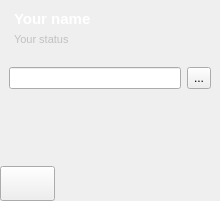
      <widget class="QFrame" name="statusPanel">
       <property name="sizePolicy">
        <sizepolicy hsizetype="Minimum" vsizetype="Preferred">
         <horstretch>0</horstretch>
         <verstretch>0</verstretch>
        </sizepolicy>
       </property>
       <layout class="QVBoxLayout" name="verticalLayout_6">
        <property name="spacing">
         <number>0</number>
        </property>
        <property name="leftMargin">
         <number>0</number>
        </property>
        <property name="topMargin">
         <number>0</number>
        </property>
        <property name="rightMargin">
         <number>0</number>
        </property>
        <property name="bottomMargin">
         <number>0</number>
        </property>
        <item>
         <widget class="QWidget" name="statusHead" native="true">
          <property name="enabled">
           <bool>true</bool>
          </property>
          <property name="sizePolicy">
           <sizepolicy hsizetype="MinimumExpanding" vsizetype="Fixed">
            <horstretch>0</horstretch>
            <verstretch>0</verstretch>
           </sizepolicy>
          </property>
          <layout class="QGridLayout" name="gridLayout_2">
           <item row="0" column="0">
            <layout class="QHBoxLayout" name="myProfile">
             <property name="spacing">
              <number>0</number>
             </property>
             <item>
              <spacer name="horizontalSpacer_4">
               <property name="orientation">
                <enum>Qt::Horizontal</enum>
               </property>
               <property name="sizeType">
                <enum>QSizePolicy::Maximum</enum>
               </property>
               <property name="sizeHint" stdset="0">
                <size>
                 <width>5</width>
                 <height>20</height>
                </size>
               </property>
              </spacer>
             </item>
             <item>
              <layout class="QVBoxLayout" name="verticalLayout" stretch="1,1">
               <property name="spacing">
                <number>0</number>
               </property>
               <item>
                <widget class="CroppingLabel" name="nameLabel">
                 <property name="enabled">
                  <bool>true</bool>
                 </property>
                 <property name="sizePolicy">
                  <sizepolicy hsizetype="MinimumExpanding" vsizetype="Preferred">
                   <horstretch>1</horstretch>
                   <verstretch>0</verstretch>
                  </sizepolicy>
                 </property>
                 <property name="palette">
                  <palette>
                   <active>
                    <colorrole role="WindowText">
                     <brush brushstyle="SolidPattern">
                      <color alpha="255">
                       <red>255</red>
                       <green>255</green>
                       <blue>255</blue>
                      </color>
                     </brush>
                    </colorrole>
                    <colorrole role="Button">
                     <brush brushstyle="SolidPattern">
                      <color alpha="255">
                       <red>255</red>
                       <green>255</green>
                       <blue>255</blue>
                      </color>
                     </brush>
                    </colorrole>
                    <colorrole role="Light">
                     <brush brushstyle="SolidPattern">
                      <color alpha="255">
                       <red>255</red>
                       <green>255</green>
                       <blue>255</blue>
                      </color>
                     </brush>
                    </colorrole>
                    <colorrole role="Midlight">
                     <brush brushstyle="SolidPattern">
                      <color alpha="255">
                       <red>255</red>
                       <green>255</green>
                       <blue>255</blue>
                      </color>
                     </brush>
                    </colorrole>
                    <colorrole role="Dark">
                     <brush brushstyle="SolidPattern">
                      <color alpha="255">
                       <red>255</red>
                       <green>255</green>
                       <blue>255</blue>
                      </color>
                     </brush>
                    </colorrole>
                    <colorrole role="Mid">
                     <brush brushstyle="SolidPattern">
                      <color alpha="255">
                       <red>255</red>
                       <green>255</green>
                       <blue>255</blue>
                      </color>
                     </brush>
                    </colorrole>
                    <colorrole role="Text">
                     <brush brushstyle="SolidPattern">
                      <color alpha="255">
                       <red>255</red>
                       <green>255</green>
                       <blue>255</blue>
                      </color>
                     </brush>
                    </colorrole>
                    <colorrole role="ButtonText">
                     <brush brushstyle="SolidPattern">
                      <color alpha="255">
                       <red>255</red>
                       <green>255</green>
                       <blue>255</blue>
                      </color>
                     </brush>
                    </colorrole>
                    <colorrole role="Base">
                     <brush brushstyle="SolidPattern">
                      <color alpha="255">
                       <red>255</red>
                       <green>255</green>
                       <blue>255</blue>
                      </color>
                     </brush>
                    </colorrole>
                    <colorrole role="Window">
                     <brush brushstyle="SolidPattern">
                      <color alpha="255">
                       <red>255</red>
                       <green>255</green>
                       <blue>255</blue>
                      </color>
                     </brush>
                    </colorrole>
                    <colorrole role="Shadow">
                     <brush brushstyle="SolidPattern">
                      <color alpha="255">
                       <red>255</red>
                       <green>255</green>
                       <blue>255</blue>
                      </color>
                     </brush>
                    </colorrole>
                    <colorrole role="Highlight">
                     <brush brushstyle="SolidPattern">
                      <color alpha="255">
                       <red>255</red>
                       <green>255</green>
                       <blue>255</blue>
                      </color>
                     </brush>
                    </colorrole>
                    <colorrole role="AlternateBase">
                     <brush brushstyle="SolidPattern">
                      <color alpha="255">
                       <red>255</red>
                       <green>255</green>
                       <blue>255</blue>
                      </color>
                     </brush>
                    </colorrole>
                    <colorrole role="NoRole">
                     <brush brushstyle="SolidPattern">
                      <color alpha="255">
                       <red>255</red>
                       <green>255</green>
                       <blue>255</blue>
                      </color>
                     </brush>
                    </colorrole>
                    <colorrole role="ToolTipText">
                     <brush brushstyle="SolidPattern">
                      <color alpha="255">
                       <red>255</red>
                       <green>255</green>
                       <blue>255</blue>
                      </color>
                     </brush>
                    </colorrole>
                   </active>
                   <inactive>
                    <colorrole role="WindowText">
                     <brush brushstyle="SolidPattern">
                      <color alpha="255">
                       <red>255</red>
                       <green>255</green>
                       <blue>255</blue>
                      </color>
                     </brush>
                    </colorrole>
                    <colorrole role="Button">
                     <brush brushstyle="SolidPattern">
                      <color alpha="255">
                       <red>255</red>
                       <green>255</green>
                       <blue>255</blue>
                      </color>
                     </brush>
                    </colorrole>
                    <colorrole role="Light">
                     <brush brushstyle="SolidPattern">
                      <color alpha="255">
                       <red>255</red>
                       <green>255</green>
                       <blue>255</blue>
                      </color>
                     </brush>
                    </colorrole>
                    <colorrole role="Midlight">
                     <brush brushstyle="SolidPattern">
                      <color alpha="255">
                       <red>255</red>
                       <green>255</green>
                       <blue>255</blue>
                      </color>
                     </brush>
                    </colorrole>
                    <colorrole role="Dark">
                     <brush brushstyle="SolidPattern">
                      <color alpha="255">
                       <red>255</red>
                       <green>255</green>
                       <blue>255</blue>
                      </color>
                     </brush>
                    </colorrole>
                    <colorrole role="Mid">
                     <brush brushstyle="SolidPattern">
                      <color alpha="255">
                       <red>255</red>
                       <green>255</green>
                       <blue>255</blue>
                      </color>
                     </brush>
                    </colorrole>
                    <colorrole role="Text">
                     <brush brushstyle="SolidPattern">
                      <color alpha="255">
                       <red>255</red>
                       <green>255</green>
                       <blue>255</blue>
                      </color>
                     </brush>
                    </colorrole>
                    <colorrole role="ButtonText">
                     <brush brushstyle="SolidPattern">
                      <color alpha="255">
                       <red>255</red>
                       <green>255</green>
                       <blue>255</blue>
                      </color>
                     </brush>
                    </colorrole>
                    <colorrole role="Base">
                     <brush brushstyle="SolidPattern">
                      <color alpha="255">
                       <red>255</red>
                       <green>255</green>
                       <blue>255</blue>
                      </color>
                     </brush>
                    </colorrole>
                    <colorrole role="Window">
                     <brush brushstyle="SolidPattern">
                      <color alpha="255">
                       <red>255</red>
                       <green>255</green>
                       <blue>255</blue>
                      </color>
                     </brush>
                    </colorrole>
                    <colorrole role="Shadow">
                     <brush brushstyle="SolidPattern">
                      <color alpha="255">
                       <red>255</red>
                       <green>255</green>
                       <blue>255</blue>
                      </color>
                     </brush>
                    </colorrole>
                    <colorrole role="Highlight">
                     <brush brushstyle="SolidPattern">
                      <color alpha="255">
                       <red>255</red>
                       <green>255</green>
                       <blue>255</blue>
                      </color>
                     </brush>
                    </colorrole>
                    <colorrole role="AlternateBase">
                     <brush brushstyle="SolidPattern">
                      <color alpha="255">
                       <red>255</red>
                       <green>255</green>
                       <blue>255</blue>
                      </color>
                     </brush>
                    </colorrole>
                    <colorrole role="NoRole">
                     <brush brushstyle="SolidPattern">
                      <color alpha="255">
                       <red>255</red>
                       <green>255</green>
                       <blue>255</blue>
                      </color>
                     </brush>
                    </colorrole>
                    <colorrole role="ToolTipText">
                     <brush brushstyle="SolidPattern">
                      <color alpha="255">
                       <red>255</red>
                       <green>255</green>
                       <blue>255</blue>
                      </color>
                     </brush>
                    </colorrole>
                   </inactive>
                   <disabled>
                    <colorrole role="WindowText">
                     <brush brushstyle="SolidPattern">
                      <color alpha="255">
                       <red>255</red>
                       <green>255</green>
                       <blue>255</blue>
                      </color>
                     </brush>
                    </colorrole>
                    <colorrole role="Button">
                     <brush brushstyle="SolidPattern">
                      <color alpha="255">
                       <red>255</red>
                       <green>255</green>
                       <blue>255</blue>
                      </color>
                     </brush>
                    </colorrole>
                    <colorrole role="Light">
                     <brush brushstyle="SolidPattern">
                      <color alpha="255">
                       <red>255</red>
                       <green>255</green>
                       <blue>255</blue>
                      </color>
                     </brush>
                    </colorrole>
                    <colorrole role="Midlight">
                     <brush brushstyle="SolidPattern">
                      <color alpha="255">
                       <red>255</red>
                       <green>255</green>
                       <blue>255</blue>
                      </color>
                     </brush>
                    </colorrole>
                    <colorrole role="Dark">
                     <brush brushstyle="SolidPattern">
                      <color alpha="255">
                       <red>255</red>
                       <green>255</green>
                       <blue>255</blue>
                      </color>
                     </brush>
                    </colorrole>
                    <colorrole role="Mid">
                     <brush brushstyle="SolidPattern">
                      <color alpha="255">
                       <red>255</red>
                       <green>255</green>
                       <blue>255</blue>
                      </color>
                     </brush>
                    </colorrole>
                    <colorrole role="Text">
                     <brush brushstyle="SolidPattern">
                      <color alpha="255">
                       <red>255</red>
                       <green>255</green>
                       <blue>255</blue>
                      </color>
                     </brush>
                    </colorrole>
                    <colorrole role="ButtonText">
                     <brush brushstyle="SolidPattern">
                      <color alpha="255">
                       <red>255</red>
                       <green>255</green>
                       <blue>255</blue>
                      </color>
                     </brush>
                    </colorrole>
                    <colorrole role="Base">
                     <brush brushstyle="SolidPattern">
                      <color alpha="255">
                       <red>255</red>
                       <green>255</green>
                       <blue>255</blue>
                      </color>
                     </brush>
                    </colorrole>
                    <colorrole role="Window">
                     <brush brushstyle="SolidPattern">
                      <color alpha="255">
                       <red>255</red>
                       <green>255</green>
                       <blue>255</blue>
                      </color>
                     </brush>
                    </colorrole>
                    <colorrole role="Shadow">
                     <brush brushstyle="SolidPattern">
                      <color alpha="255">
                       <red>255</red>
                       <green>255</green>
                       <blue>255</blue>
                      </color>
                     </brush>
                    </colorrole>
                    <colorrole role="Highlight">
                     <brush brushstyle="SolidPattern">
                      <color alpha="255">
                       <red>240</red>
                       <green>240</green>
                       <blue>240</blue>
                      </color>
                     </brush>
                    </colorrole>
                    <colorrole role="AlternateBase">
                     <brush brushstyle="SolidPattern">
                      <color alpha="255">
                       <red>255</red>
                       <green>255</green>
                       <blue>255</blue>
                      </color>
                     </brush>
                    </colorrole>
                    <colorrole role="NoRole">
                     <brush brushstyle="SolidPattern">
                      <color alpha="255">
                       <red>255</red>
                       <green>255</green>
                       <blue>255</blue>
                      </color>
                     </brush>
                    </colorrole>
                    <colorrole role="ToolTipText">
                     <brush brushstyle="SolidPattern">
                      <color alpha="255">
                       <red>255</red>
                       <green>255</green>
                       <blue>255</blue>
                      </color>
                     </brush>
                    </colorrole>
                   </disabled>
                  </palette>
                 </property>
                 <property name="font">
                  <font>
                   <pointsize>11</pointsize>
                   <weight>75</weight>
                   <bold>true</bold>
                  </font>
                 </property>
                 <property name="cursor">
                  <cursorShape>PointingHandCursor</cursorShape>
                 </property>
                 <property name="text">
                  <string>Your name</string>
                 </property>
                 <property name="textFormat">
                  <enum>Qt::PlainText</enum>
                 </property>
                </widget>
               </item>
               <item>
                <widget class="CroppingLabel" name="statusLabel">
                 <property name="sizePolicy">
                  <sizepolicy hsizetype="MinimumExpanding" vsizetype="Preferred">
                   <horstretch>1</horstretch>
                   <verstretch>0</verstretch>
                  </sizepolicy>
                 </property>
                 <property name="palette">
                  <palette>
                   <active>
                    <colorrole role="WindowText">
                     <brush brushstyle="SolidPattern">
                      <color alpha="255">
                       <red>193</red>
                       <green>193</green>
                       <blue>193</blue>
                      </color>
                     </brush>
                    </colorrole>
                    <colorrole role="Text">
                     <brush brushstyle="SolidPattern">
                      <color alpha="255">
                       <red>193</red>
                       <green>193</green>
                       <blue>193</blue>
                      </color>
                     </brush>
                    </colorrole>
                   </active>
                   <inactive>
                    <colorrole role="WindowText">
                     <brush brushstyle="SolidPattern">
                      <color alpha="255">
                       <red>193</red>
                       <green>193</green>
                       <blue>193</blue>
                      </color>
                     </brush>
                    </colorrole>
                    <colorrole role="Text">
                     <brush brushstyle="SolidPattern">
                      <color alpha="255">
                       <red>193</red>
                       <green>193</green>
                       <blue>193</blue>
                      </color>
                     </brush>
                    </colorrole>
                   </inactive>
                   <disabled>
                    <colorrole role="WindowText">
                     <brush brushstyle="SolidPattern">
                      <color alpha="255">
                       <red>14</red>
                       <green>14</green>
                       <blue>14</blue>
                      </color>
                     </brush>
                    </colorrole>
                    <colorrole role="Text">
                     <brush brushstyle="SolidPattern">
                      <color alpha="255">
                       <red>14</red>
                       <green>14</green>
                       <blue>14</blue>
                      </color>
                     </brush>
                    </colorrole>
                   </disabled>
                  </palette>
                 </property>
                 <property name="font">
                  <font>
                   <pointsize>8</pointsize>
                  </font>
                 </property>
                 <property name="text">
                  <string>Your status</string>
                 </property>
                 <property name="textFormat">
                  <enum>Qt::PlainText</enum>
                 </property>
                </widget>
               </item>
              </layout>
             </item>
             <item>
              <spacer name="horizontalSpacer_3">
               <property name="orientation">
                <enum>Qt::Horizontal</enum>
               </property>
               <property name="sizeType">
                <enum>QSizePolicy::Fixed</enum>
               </property>
               <property name="sizeHint" stdset="0">
                <size>
                 <width>10</width>
                 <height>20</height>
                </size>
               </property>
              </spacer>
             </item>
             <item>
              <widget class="QPushButton" name="statusButton">
               <property name="sizePolicy">
                <sizepolicy hsizetype="Fixed" vsizetype="Fixed">
                 <horstretch>0</horstretch>
                 <verstretch>0</verstretch>
                </sizepolicy>
               </property>
               <property name="minimumSize">
                <size>
                 <width>20</width>
                 <height>40</height>
                </size>
               </property>
               <property name="focusPolicy">
                <enum>Qt::NoFocus</enum>
               </property>
               <property name="text">
                <string/>
               </property>
               <property name="iconSize">
                <size>
                 <width>10</width>
                 <height>10</height>
                </size>
               </property>
               <property name="autoExclusive">
                <bool>false</bool>
               </property>
               <property name="autoDefault">
                <bool>false</bool>
               </property>
               <property name="default">
                <bool>false</bool>
               </property>
               <property name="flat">
                <bool>true</bool>
               </property>
              </widget>
             </item>
            </layout>
           </item>
          </layout>
         </widget>
        </item>
        <item>
         <widget class="QWidget" name="searchContactsContainer" native="true">
          <property name="sizePolicy">
           <sizepolicy hsizetype="MinimumExpanding" vsizetype="Fixed">
            <horstretch>0</horstretch>
            <verstretch>0</verstretch>
           </sizepolicy>
          </property>
          <layout class="QVBoxLayout" name="verticalLayout_3">
           <item>
            <layout class="QHBoxLayout" name="horizontalLayout">
             <item>
              <widget class="QLineEdit" name="searchContactText">
               <property name="sizePolicy">
                <sizepolicy hsizetype="Ignored" vsizetype="Preferred">
                 <horstretch>0</horstretch>
                 <verstretch>0</verstretch>
                </sizepolicy>
               </property>
              </widget>
             </item>
             <item>
              <widget class="QToolButton" name="searchContactFilterBox">
               <property name="sizePolicy">
                <sizepolicy hsizetype="Fixed" vsizetype="Preferred">
                 <horstretch>0</horstretch>
                 <verstretch>0</verstretch>
                </sizepolicy>
               </property>
               <property name="text">
                <string>...</string>
               </property>
               <property name="popupMode">
                <enum>QToolButton::InstantPopup</enum>
               </property>
               <property name="toolButtonStyle">
                <enum>Qt::ToolButtonTextBesideIcon</enum>
               </property>
               <property name="arrowType">
                <enum>Qt::NoArrow</enum>
               </property>
              </widget>
             </item>
            </layout>
           </item>
          </layout>
         </widget>
        </item>
        <item>
         <widget class="NotificationScrollArea" name="friendList">
          <property name="sizePolicy">
           <sizepolicy hsizetype="Minimum" vsizetype="Preferred">
            <horstretch>0</horstretch>
            <verstretch>0</verstretch>
           </sizepolicy>
          </property>
          <property name="layoutDirection">
           <enum>Qt::LeftToRight</enum>
          </property>
          <property name="autoFillBackground">
           <bool>true</bool>
          </property>
          <property name="frameShape">
           <enum>QFrame::NoFrame</enum>
          </property>
          <property name="horizontalScrollBarPolicy">
           <enum>Qt::ScrollBarAlwaysOff</enum>
          </property>
          <property name="widgetResizable">
           <bool>true</bool>
          </property>
          <widget class="QWidget" name="scrollAreaWidgetContents">
           <property name="geometry">
            <rect>
             <x>0</x>
             <y>0</y>
             <width>284</width>
             <height>401</height>
            </rect>
           </property>
           <layout class="QVBoxLayout" name="verticalLayout_5"/>
          </widget>
         </widget>
        </item>
        <item alignment="Qt::AlignHCenter">
         <widget class="QWidget" name="tooliconsZone" native="true">
          <property name="enabled">
           <bool>true</bool>
          </property>
          <property name="sizePolicy">
           <sizepolicy hsizetype="MinimumExpanding" vsizetype="Fixed">
            <horstretch>0</horstretch>
            <verstretch>0</verstretch>
           </sizepolicy>
          </property>
          <property name="styleSheet">
           <string notr="true"/>
          </property>
          <layout class="QHBoxLayout" name="horizontalLayout_2">
           <property name="spacing">
            <number>0</number>
           </property>
           <property name="leftMargin">
            <number>0</number>
           </property>
           <property name="topMargin">
            <number>0</number>
           </property>
           <property name="rightMargin">
            <number>0</number>
           </property>
           <property name="bottomMargin">
            <number>0</number>
           </property>
           <item>
            <widget class="QPushButton" name="addButton">
             <property name="minimumSize">
              <size>
               <width>55</width>
               <height>35</height>
              </size>
             </property>
             <property name="maximumSize">
              <size>
               <width>55</width>
               <height>35</height>
              </size>
             </property>
             <property name="focusPolicy">
              <enum>Qt::NoFocus</enum>
             </property>
             <property name="toolTip">
              <string>Add friends</string>
             </property>
             <property name="autoFillBackground">
              <bool>false</bool>
             </property>
             <property name="styleSheet">
              <string notr="true"/>
             </property>
             <property name="text">
              <string/>
             </property>
             <property name="icon">
              <iconset resource="../res.qrc">
               <normaloff>:/img/add.svg</normaloff>:/img/add.svg</iconset>
             </property>
             <property name="iconSize">
              <size>
               <width>15</width>
               <height>15</height>
              </size>
             </property>
             <property name="checkable">
              <bool>false</bool>
             </property>
             <property name="autoDefault">
              <bool>false</bool>
             </property>
             <property name="flat">
              <bool>false</bool>
             </property>
            </widget>
           </item>
           <item>
            <widget class="QPushButton" name="groupButton">
             <property name="minimumSize">
              <size>
               <width>55</width>
               <height>35</height>
              </size>
             </property>
             <property name="focusPolicy">
              <enum>Qt::NoFocus</enum>
             </property>
             <property name="toolTip">
              <string>Create a group chat</string>
             </property>
             <property name="autoFillBackground">
              <bool>false</bool>
             </property>
             <property name="text">
              <string/>
             </property>
             <property name="icon">
              <iconset resource="../res.qrc">
               <normaloff>:/img/group.svg</normaloff>:/img/group.svg</iconset>
             </property>
             <property name="iconSize">
              <size>
               <width>15</width>
               <height>15</height>
              </size>
             </property>
             <property name="flat">
              <bool>true</bool>
             </property>
            </widget>
           </item>
           <item>
            <widget class="QPushButton" name="transferButton">
             <property name="minimumSize">
              <size>
               <width>55</width>
               <height>35</height>
              </size>
             </property>
             <property name="maximumSize">
              <size>
               <width>55</width>
               <height>35</height>
              </size>
             </property>
             <property name="focusPolicy">
              <enum>Qt::NoFocus</enum>
             </property>
             <property name="toolTip">
              <string>View completed file transfers</string>
             </property>
             <property name="text">
              <string/>
             </property>
             <property name="icon">
              <iconset resource="../res.qrc">
               <normaloff>:/img/transfer.svg</normaloff>:/img/transfer.svg</iconset>
             </property>
             <property name="iconSize">
              <size>
               <width>15</width>
               <height>15</height>
              </size>
             </property>
             <property name="flat">
              <bool>true</bool>
             </property>
            </widget>
           </item>
           <item>
            <widget class="QPushButton" name="settingsButton">
             <property name="minimumSize">
              <size>
               <width>55</width>
               <height>35</height>
              </size>
             </property>
             <property name="maximumSize">
              <size>
               <width>55</width>
               <height>35</height>
              </size>
             </property>
             <property name="focusPolicy">
              <enum>Qt::NoFocus</enum>
             </property>
             <property name="toolTip">
              <string>Change your settings</string>
             </property>
             <property name="text">
              <string/>
             </property>
             <property name="icon">
              <iconset resource="../res.qrc">
               <normaloff>:/img/settings.svg</normaloff>:/img/settings.svg</iconset>
             </property>
             <property name="iconSize">
              <size>
               <width>15</width>
               <height>15</height>
              </size>
             </property>
             <property name="flat">
              <bool>true</bool>
             </property>
            </widget>
           </item>
          </layout>
         </widget>
        </item>
       </layout>
      </widget>
